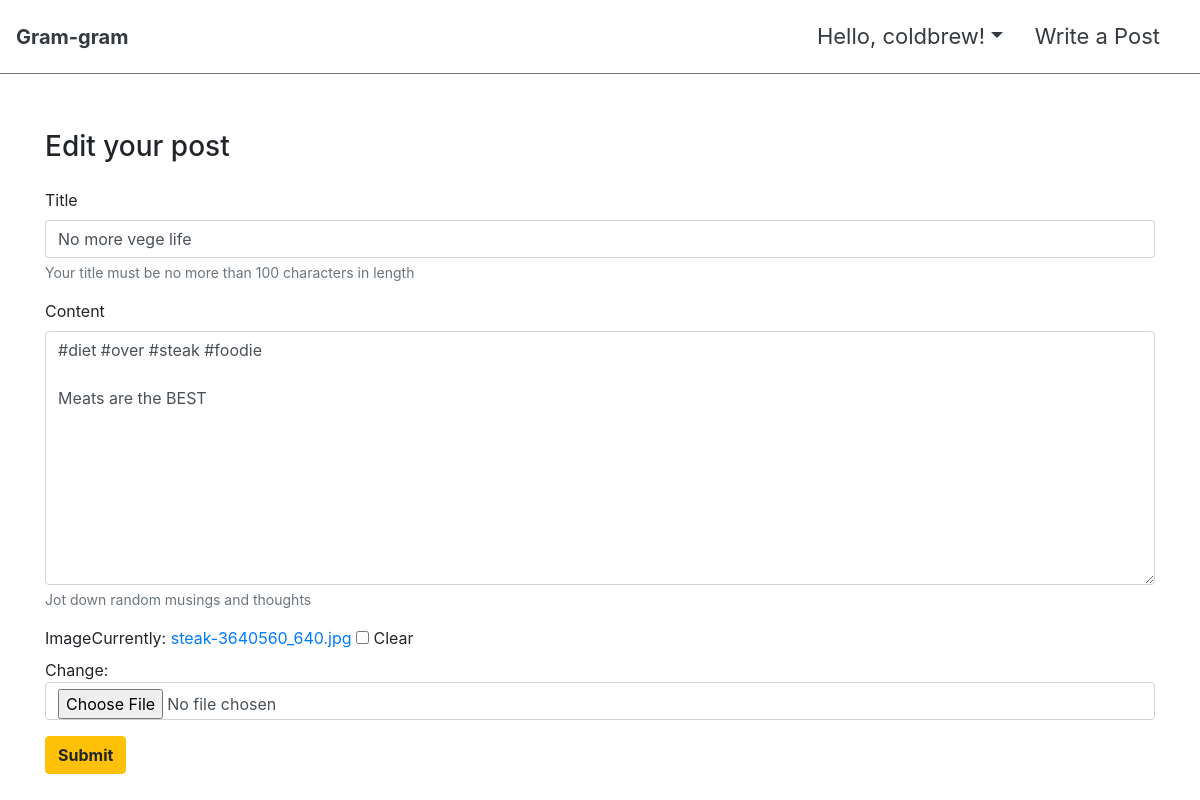
Screenshot of /articles/4/update/ (signed in) with the database file from the repository.
### accounts/models.py (models this page shows)
class User(AbstractUser):
    followers = models.ManyToManyField(settings.AUTH_USER_MODEL, related_name='followings')

### articles/models.py (models this page shows, shortened)
class Article(models.Model):
    title = models.CharField(max_length=100)
    content = models.TextField()
    image = models.ImageField(blank=True)
    image_thumbnail = ImageSpecField(source='image',
                                      processors=[ResizeToFit(700, 700)],
                                      format='JPEG',
                                      options={'quality': 60})
    created_at = models.DateTimeField(auto_now_add=True)
    updated_at = models.DateTimeField(auto_now=True)
    user = models.ForeignKey(settings.AUTH_USER_MODEL, on_delete=models.CASCADE)
    liked_users = models.ManyToManyField(settings.AUTH_USER_MODEL, related_name='liked_articles')
    tags = models.ManyToManyField('Hashtag', blank=True)
    class Meta:
        ordering = ['-created_at']

### articles/views.py (the view)
# urls.py: path('update/', views.update, name='update'),
@login_required
def update(request, pk):
    article = get_object_or_404(Article, id=pk)
    if request.user == article.user:
        if request.method == "POST":
            form = ArticleForm(request.POST, request.FILES, instance=article)
            if form.is_valid():
                article = form.save(commit=False)
                article.user = request.user
                article.save()
                return redirect('articles:index')
        else:
            form = ArticleForm(instance=article)
        context = {
            'form': form,
            'article': article,
        }
        return render (request, 'articles/form.html', context)
    else:
        messages.warning(request, "Editting other people's post is not allowed")
        return redirect('articles:index')

### articles/forms.py
class ArticleForm(forms.ModelForm):
    title = forms.CharField(
        max_length=100,
        label='Title',
        help_text='Your title must be no more than 100 characters in length',
        widget=forms.TextInput(
            attrs={
                'class':'my_input',
                'placeholder': "What's on your mind?"
            }
        )
    )
    content = forms.CharField(
        label='Content',
        help_text='Jot down random musings and thoughts',
        widget=forms.Textarea(
            attrs={
                'row':5,
                'col':50,
                'placeholder': "You can add tags by putting pound sign (#) infront of it!"
            }
        )
    )
    class Meta:
        model = Article
        exclude = ['created_at', 'updated_at', 'user', 'liked_users','tags',]

### articles/templates/articles/form.html (shortened to what this page needs)
{% extends 'base.html' %}
{% load bootstrap4 %}
{% block content %}
<div class="pb-3">
{% if request.resolver_match.url_name == 'create'%}
    <h3>Write a post</h3>
{% else %}
    <h3>Edit your post</h3>
{% endif %}
</div>
  <form action="" method="POST" enctype="multipart/form-data">
    {% bootstrap_form form%}
    <button class="btn btn-warning"><strong>Submit</strong></button>
  </form>
{% endblock %}

### templates/_nav.html (shortened to what this page needs)
<nav class="navbar navbar-expand-md navbar-light bg-white border border-left-0 border-right-0 border-top-0 border-secondary fixed-top py-1 mb-5" >
  <a class="navbar-brand" href="{% url 'root' %}"><strong class="text-dark">Gram-gram</strong></a>
  <div class="collapse navbar-collapse " id="navbarTogglerDemo03">
    <ul class="navbar-nav ml-auto mt-2 mt-md-0 p-2">
     {% if user.is_authenticated %}
      <li class="nav-item dropdown mx-2">
        <a class="nav-link dropdown-toggle text-dark" href="#" id="navbarDropdownMenuLink" data-toggle="dropdown" aria-haspopup="true" aria-expanded="false" style='font-size:22px;'>Hello, {{user.username}}!</a>
      </li>
       <li class="nav-item mx-2">
        <a class="nav-link text-dark" href="{% url 'articles:create' %}" style='font-size:22px;'>Write a Post </a>
      </li>
      {% endif %}
    </ul>
    </div>
</nav>
<div style="height: 130px;"></div>

### rows the page displays
User: username "coldbrew"
Article: title "No more vege life", content "#diet #over #steak #foodie Meats are the BEST"
